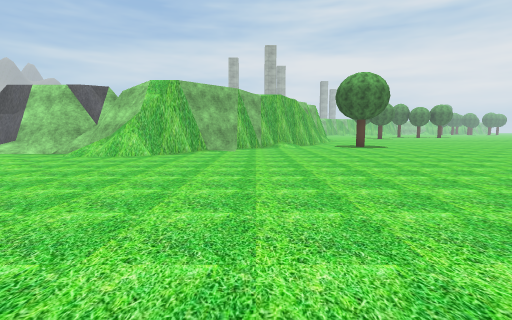
View 1 (above)

16 first-person views from a walk through a Unity game level. The camera is 1.5 m above the floor, tilts 6° down and sees 85° across. The floor is counted in squares, 2 m on a side. Each view is taken from the middle of a square. On the plan, view 1 faces up. The plan holds only what a view shows up to about 10 squares ahead; the rest is blank. The place goes on beyond the plan. Some trees and plants on the terrain are drawn as simple stand-ins. The player character is not drawn. Some surface patterns are stand-ins.

View 2
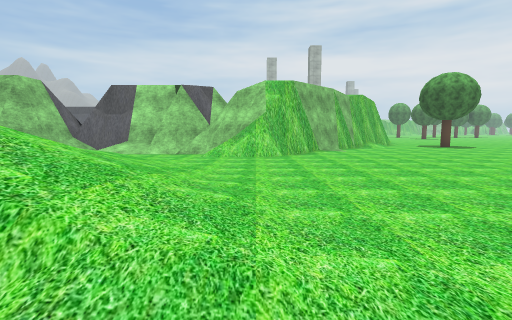

View 3
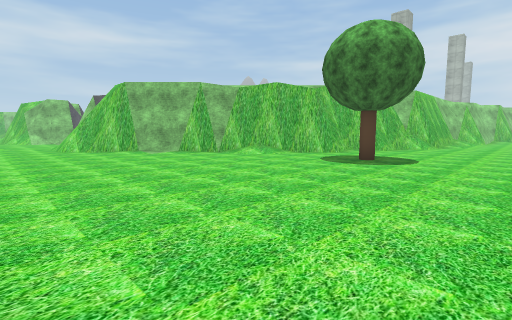

View 4
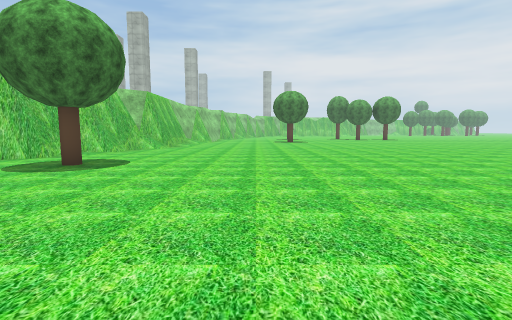

View 5
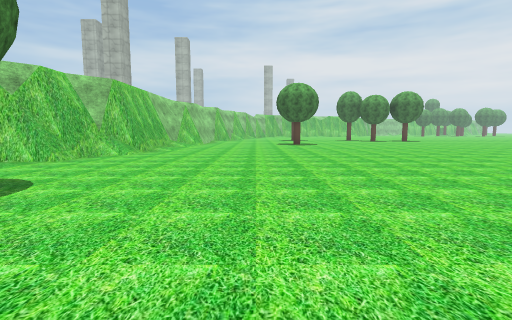

View 6
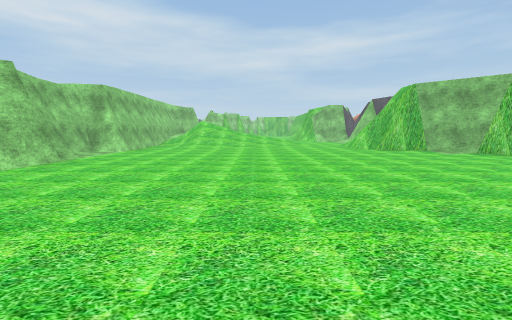

View 7
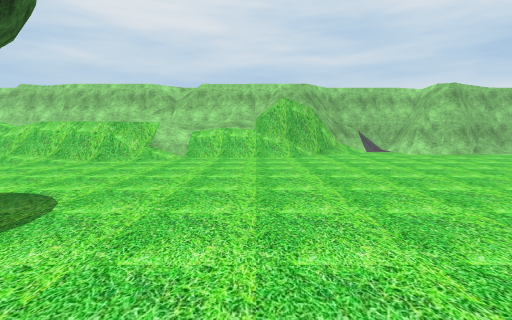

View 8
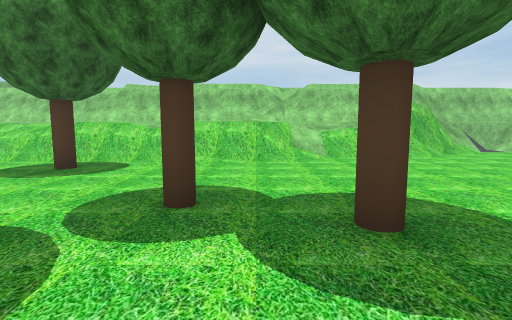

View 9
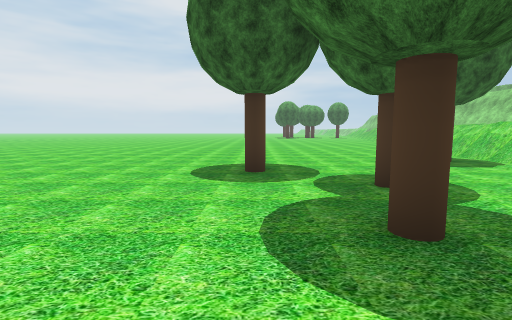

View 10
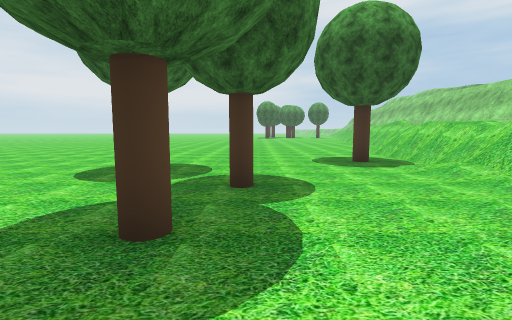

View 11
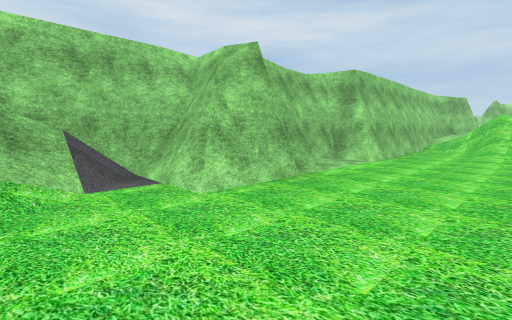

View 12
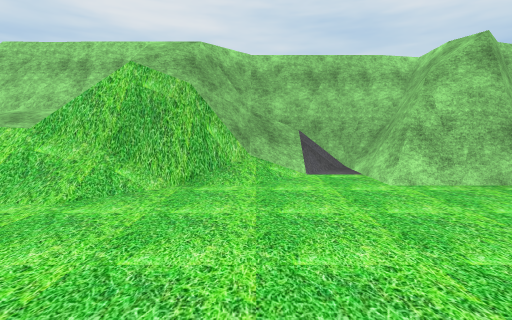

View 13
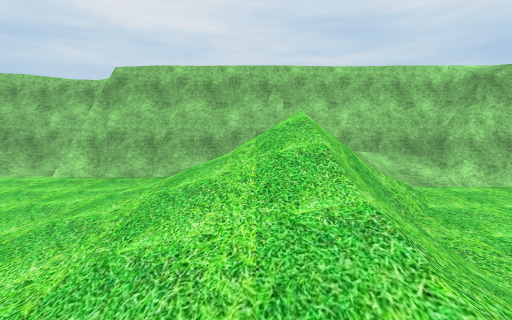

View 14
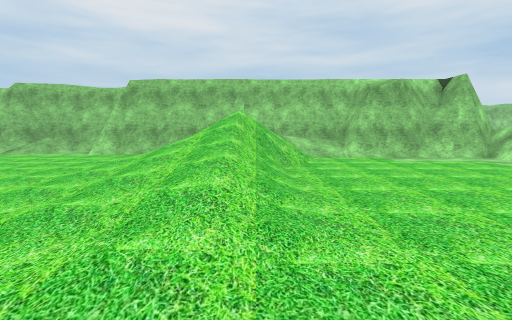

View 15
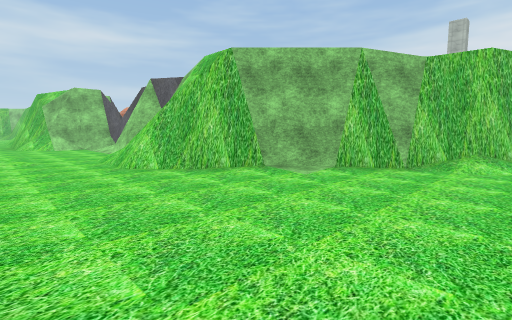

View 16
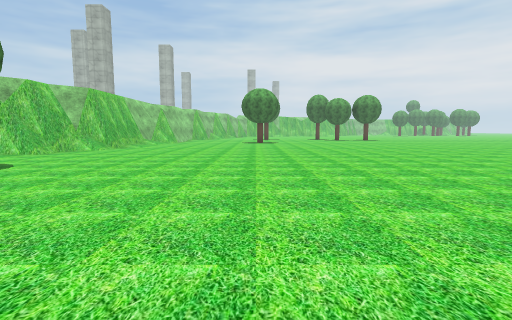

### Floor plan
Key: @ floor where view 1 was taken; # wall or solid block; . main floor; : floor 2 m higher than the main floor; + floor 5 m higher than the main floor; / step, stairs or slope; = window, fence, low wall or low ledge; v drop or lower ground; T tree.
Columns run from 14 left of view 1 to 19 right of it. Each row starts with its distance up from view 1.
 20                   ##............
 19                   #/............
 18                   #...............
 17                  ##...............
 16                  #................
 15                 ##................
 14                ##.................
 13               ##/..T..............
 12              ##/..................
 11             ##....................
 10    ##########.....................
  9   ##.....###......................
  8   ##..............................
  7    .........................T.....
  6      ..//................T........
  5     ...///.................T......
  4    ....////.......................
  3   .....////.......................
  2  ...../#///................./.T...
  1 /...../////............../v//////
  0 /##v#////.....@......//////://////
 -1 ###/##vvvvvv#..###./###////  /:  /
 -2   v+     //+###vv#=####vvvvvvvv#/:
 -3            /////v###++           v
 -4            =   //

Positions as (right, up) in squares from view 1, and headings:
1: (0, 0), facing up
2: (-4, 0), facing up
3: (8, 6), facing up-left
4: (9, 7), facing up
5: (9, 10), facing up
6: (8, 4), facing left
7: (8, 8), facing down
8: (12, 8), facing down
9: (9, 7), facing right
10: (9, 5), facing right
11: (5, 2), facing down-left
12: (5, 3), facing down
13: (-6, 5), facing down
14: (-7, 8), facing down
15: (2, 6), facing up-left
16: (11, 8), facing up
